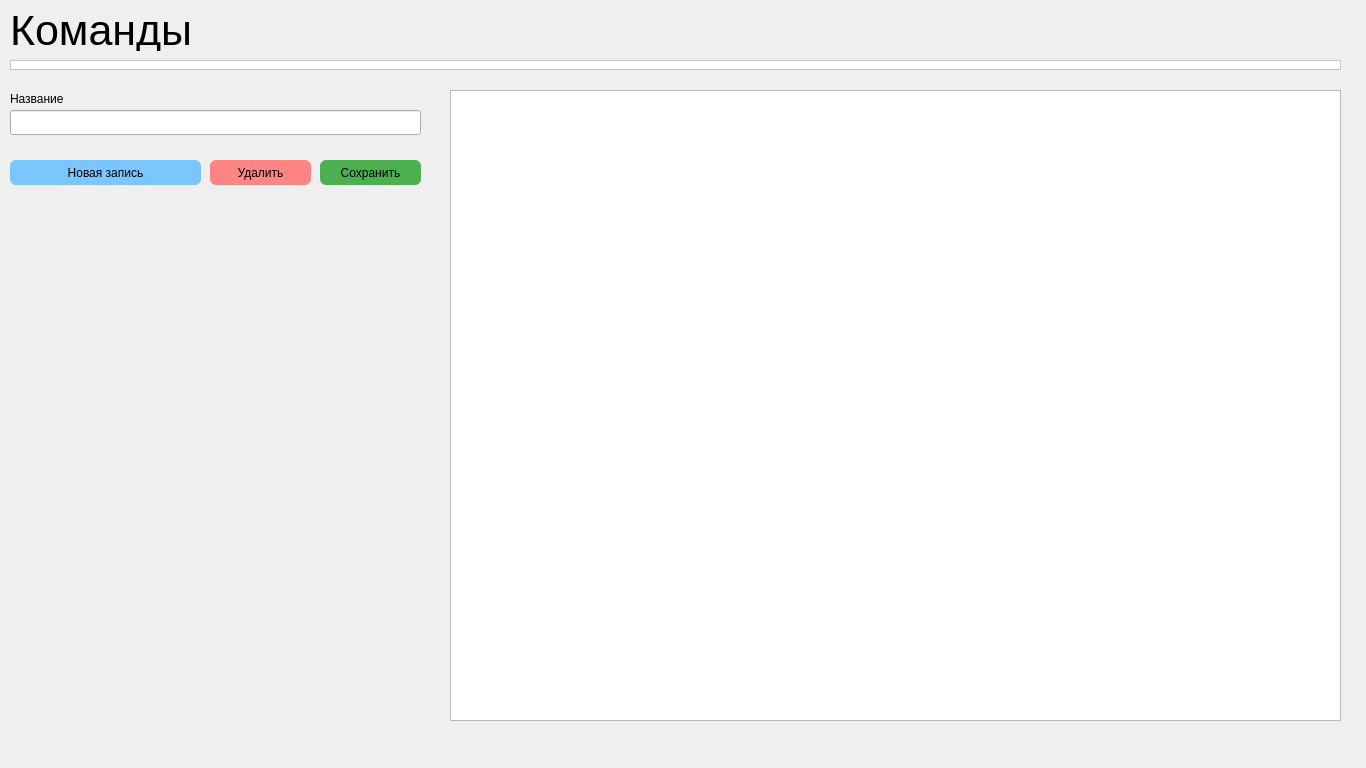
<?xml version="1.0" encoding="UTF-8"?>
<ui version="4.0">
 <class>TeamsPage</class>
 <widget class="QWidget" name="TeamsPage">
  <property name="geometry">
   <rect>
    <x>0</x>
    <y>0</y>
    <width>1366</width>
    <height>768</height>
   </rect>
  </property>
  <property name="sizePolicy">
   <sizepolicy hsizetype="Fixed" vsizetype="Fixed">
    <horstretch>0</horstretch>
    <verstretch>0</verstretch>
   </sizepolicy>
  </property>
  <property name="windowTitle">
   <string>TeamsPage</string>
  </property>
  <widget class="QLabel" name="userComboLabel">
   <property name="geometry">
    <rect>
     <x>10</x>
     <y>90</y>
     <width>411</width>
     <height>17</height>
    </rect>
   </property>
   <property name="text">
    <string>Название</string>
   </property>
  </widget>
  <widget class="QLabel" name="titleLabel">
   <property name="geometry">
    <rect>
     <x>10</x>
     <y>10</y>
     <width>601</width>
     <height>41</height>
    </rect>
   </property>
   <property name="font">
    <font>
     <pointsize>32</pointsize>
    </font>
   </property>
   <property name="text">
    <string>Команды</string>
   </property>
  </widget>
  <widget class="QTableWidget" name="tableWidget">
   <property name="geometry">
    <rect>
     <x>450</x>
     <y>90</y>
     <width>891</width>
     <height>631</height>
    </rect>
   </property>
  </widget>
  <widget class="QPushButton" name="saveButton">
   <property name="geometry">
    <rect>
     <x>320</x>
     <y>160</y>
     <width>101</width>
     <height>25</height>
    </rect>
   </property>
   <property name="styleSheet">
    <string notr="true">background-color: #4caf50; border: none; border-radius: 6px;</string>
   </property>
   <property name="text">
    <string>Сохранить</string>
   </property>
  </widget>
  <widget class="QFrame" name="frame">
   <property name="geometry">
    <rect>
     <x>10</x>
     <y>60</y>
     <width>1331</width>
     <height>10</height>
    </rect>
   </property>
   <property name="sizePolicy">
    <sizepolicy hsizetype="Fixed" vsizetype="Fixed">
     <horstretch>0</horstretch>
     <verstretch>0</verstretch>
    </sizepolicy>
   </property>
   <property name="styleSheet">
    <string notr="true">background-color: #FFFFFF</string>
   </property>
   <property name="frameShape">
    <enum>QFrame::StyledPanel</enum>
   </property>
   <property name="frameShadow">
    <enum>QFrame::Raised</enum>
   </property>
  </widget>
  <widget class="QPushButton" name="removeButton">
   <property name="geometry">
    <rect>
     <x>210</x>
     <y>160</y>
     <width>101</width>
     <height>25</height>
    </rect>
   </property>
   <property name="styleSheet">
    <string notr="true">background-color: #FF8585; border: none; border-radius: 6px;</string>
   </property>
   <property name="text">
    <string>Удалить</string>
   </property>
  </widget>
  <widget class="QLineEdit" name="nameLineEdit">
   <property name="geometry">
    <rect>
     <x>10</x>
     <y>110</y>
     <width>411</width>
     <height>25</height>
    </rect>
   </property>
   <property name="sizePolicy">
    <sizepolicy hsizetype="Fixed" vsizetype="Fixed">
     <horstretch>0</horstretch>
     <verstretch>0</verstretch>
    </sizepolicy>
   </property>
  </widget>
  <widget class="QPushButton" name="addButton">
   <property name="geometry">
    <rect>
     <x>10</x>
     <y>160</y>
     <width>191</width>
     <height>25</height>
    </rect>
   </property>
   <property name="styleSheet">
    <string notr="true">background-color: #7BC6FF; border: none; border-radius: 6px;</string>
   </property>
   <property name="text">
    <string>Новая запись</string>
   </property>
  </widget>
 </widget>
 <resources/>
 <connections/>
</ui>
